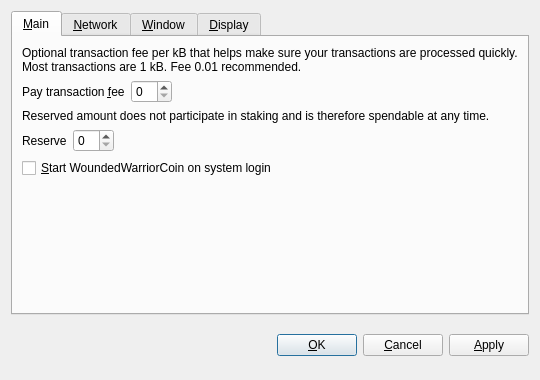
<?xml version="1.0" encoding="UTF-8"?>
<ui version="4.0">
 <class>OptionsDialog</class>
 <widget class="QDialog" name="OptionsDialog">
  <property name="geometry">
   <rect>
    <x>0</x>
    <y>0</y>
    <width>540</width>
    <height>380</height>
   </rect>
  </property>
  <property name="windowTitle">
   <string>Options</string>
  </property>
  <property name="modal">
   <bool>true</bool>
  </property>
  <layout class="QVBoxLayout" name="verticalLayout">
   <item>
    <widget class="QTabWidget" name="tabWidget">
     <property name="tabPosition">
      <enum>QTabWidget::North</enum>
     </property>
     <property name="currentIndex">
      <number>0</number>
     </property>
     <widget class="QWidget" name="tabMain">
      <attribute name="title">
       <string>&amp;Main</string>
      </attribute>
      <layout class="QVBoxLayout" name="verticalLayout_Main">
       <item>
        <widget class="QLabel" name="transactionFeeInfoLabel">
         <property name="text">
          <string>Optional transaction fee per kB that helps make sure your transactions are processed quickly. Most transactions are 1 kB. Fee 0.01 recommended.</string>
         </property>
         <property name="textFormat">
          <enum>Qt::PlainText</enum>
         </property>
         <property name="wordWrap">
          <bool>true</bool>
         </property>
        </widget>
       </item>
       <item>
        <layout class="QHBoxLayout" name="horizontalLayoutFee">
         <item>
          <widget class="QLabel" name="transactionFeeLabel">
           <property name="text">
            <string>Pay transaction &amp;fee</string>
           </property>
           <property name="textFormat">
            <enum>Qt::PlainText</enum>
           </property>
           <property name="buddy">
            <cstring>transactionFee</cstring>
           </property>
          </widget>
         </item>
         <item>
          <widget class="BitcoinAmountField" name="transactionFee"/>
         </item>
         <item>
          <spacer name="horizontalSpacerFee">
           <property name="orientation">
            <enum>Qt::Horizontal</enum>
           </property>
           <property name="sizeHint" stdset="0">
            <size>
             <width>40</width>
             <height>20</height>
            </size>
           </property>
          </spacer>
         </item>
        </layout>
       </item>
       <item>
        <widget class="QLabel" name="reserveBalanceInfoLabel">
         <property name="text">
          <string>Reserved amount does not participate in staking and is therefore spendable at any time.</string>
         </property>
         <property name="textFormat">
          <enum>Qt::PlainText</enum>
         </property>
         <property name="wordWrap">
          <bool>true</bool>
         </property>
        </widget>
       </item>
       <item>
        <layout class="QHBoxLayout" name="horizontalLayoutReserveBalance">
         <item>
          <widget class="QLabel" name="reserveBalanceLabel">
           <property name="text">
            <string>Reserve</string>
           </property>
           <property name="textFormat">
            <enum>Qt::PlainText</enum>
           </property>
           <property name="buddy">
            <cstring>reserveBalance</cstring>
           </property>
          </widget>
         </item>
         <item>
          <widget class="BitcoinAmountField" name="reserveBalance"/>
         </item>
         <item>
          <spacer name="horizontalSpacerReserveBalance">
           <property name="orientation">
            <enum>Qt::Horizontal</enum>
           </property>
           <property name="sizeHint" stdset="0">
            <size>
             <width>40</width>
             <height>20</height>
            </size>
           </property>
          </spacer>
         </item>
        </layout>
       </item>
       <item>
        <widget class="QCheckBox" name="bitcoinAtStartup">
         <property name="toolTip">
          <string>Automatically start WoundedWarriorCoin after logging in to the system.</string>
         </property>
         <property name="text">
          <string>&amp;Start WoundedWarriorCoin on system login</string>
         </property>
        </widget>
       </item>
       <item>
        <spacer name="verticalSpacer_Main">
         <property name="orientation">
          <enum>Qt::Vertical</enum>
         </property>
         <property name="sizeHint" stdset="0">
          <size>
           <width>20</width>
           <height>40</height>
          </size>
         </property>
        </spacer>
       </item>
      </layout>
     </widget>
     <widget class="QWidget" name="tabNetwork">
      <attribute name="title">
       <string>&amp;Network</string>
      </attribute>
      <layout class="QVBoxLayout" name="verticalLayout_Network">
       <item>
        <widget class="QCheckBox" name="mapPortUpnp">
         <property name="toolTip">
          <string>Automatically open the WoundedWarriorCoin client port on the router. This only works when your router supports UPnP and it is enabled.</string>
         </property>
         <property name="text">
          <string>Map port using &amp;UPnP</string>
         </property>
        </widget>
       </item>
       <item>
        <widget class="QCheckBox" name="connectSocks">
         <property name="toolTip">
          <string>Connect to the WoundedWarriorCoin network through a SOCKS proxy (e.g. when connecting through Tor).</string>
         </property>
         <property name="text">
          <string>&amp;Connect through SOCKS proxy:</string>
         </property>
        </widget>
       </item>
       <item>
        <layout class="QHBoxLayout" name="horizontalLayout_Network">
         <item>
          <widget class="QLabel" name="proxyIpLabel">
           <property name="text">
            <string>Proxy &amp;IP:</string>
           </property>
           <property name="textFormat">
            <enum>Qt::PlainText</enum>
           </property>
           <property name="buddy">
            <cstring>proxyIp</cstring>
           </property>
          </widget>
         </item>
         <item>
          <widget class="QValidatedLineEdit" name="proxyIp">
           <property name="maximumSize">
            <size>
             <width>140</width>
             <height>16777215</height>
            </size>
           </property>
           <property name="toolTip">
            <string>IP address of the proxy (e.g. 127.0.0.1)</string>
           </property>
          </widget>
         </item>
         <item>
          <widget class="QLabel" name="proxyPortLabel">
           <property name="text">
            <string>&amp;Port:</string>
           </property>
           <property name="textFormat">
            <enum>Qt::PlainText</enum>
           </property>
           <property name="buddy">
            <cstring>proxyPort</cstring>
           </property>
          </widget>
         </item>
         <item>
          <widget class="QLineEdit" name="proxyPort">
           <property name="maximumSize">
            <size>
             <width>55</width>
             <height>16777215</height>
            </size>
           </property>
           <property name="toolTip">
            <string>Port of the proxy (e.g. 9050)</string>
           </property>
          </widget>
         </item>
         <item>
          <widget class="QLabel" name="socksVersionLabel">
           <property name="text">
            <string>SOCKS &amp;Version:</string>
           </property>
           <property name="textFormat">
            <enum>Qt::PlainText</enum>
           </property>
           <property name="buddy">
            <cstring>socksVersion</cstring>
           </property>
          </widget>
         </item>
         <item>
          <widget class="QValueComboBox" name="socksVersion">
           <property name="toolTip">
            <string>SOCKS version of the proxy (e.g. 5)</string>
           </property>
          </widget>
         </item>
         <item>
          <spacer name="horizontalSpacer_Network">
           <property name="orientation">
            <enum>Qt::Horizontal</enum>
           </property>
           <property name="sizeHint" stdset="0">
            <size>
             <width>40</width>
             <height>20</height>
            </size>
           </property>
          </spacer>
         </item>
        </layout>
       </item>
       <item>
        <spacer name="verticalSpacer_Network">
         <property name="orientation">
          <enum>Qt::Vertical</enum>
         </property>
         <property name="sizeHint" stdset="0">
          <size>
           <width>20</width>
           <height>40</height>
          </size>
         </property>
        </spacer>
       </item>
      </layout>
     </widget>
     <widget class="QWidget" name="tabWindow">
      <attribute name="title">
       <string>&amp;Window</string>
      </attribute>
      <layout class="QVBoxLayout" name="verticalLayout_Window">
       <item>
        <widget class="QCheckBox" name="minimizeToTray">
         <property name="toolTip">
          <string>Show only a tray icon after minimizing the window.</string>
         </property>
         <property name="text">
          <string>&amp;Minimize to the tray instead of the taskbar</string>
         </property>
        </widget>
       </item>
       <item>
        <widget class="QCheckBox" name="minimizeOnClose">
         <property name="toolTip">
          <string>Minimize instead of exit the application when the window is closed. When this option is enabled, the application will be closed only after selecting Quit in the menu.</string>
         </property>
         <property name="text">
          <string>M&amp;inimize on close</string>
         </property>
        </widget>
       </item>
       <item>
        <spacer name="verticalSpacer_Window">
         <property name="orientation">
          <enum>Qt::Vertical</enum>
         </property>
         <property name="sizeHint" stdset="0">
          <size>
           <width>20</width>
           <height>40</height>
          </size>
         </property>
        </spacer>
       </item>
      </layout>
     </widget>
     <widget class="QWidget" name="tabDisplay">
      <attribute name="title">
       <string>&amp;Display</string>
      </attribute>
      <layout class="QVBoxLayout" name="verticalLayout_Display">
       <item>
        <layout class="QHBoxLayout" name="horizontalLayout_1_Display">
         <item>
          <widget class="QLabel" name="langLabel">
           <property name="text">
            <string>User Interface &amp;language:</string>
           </property>
           <property name="textFormat">
            <enum>Qt::PlainText</enum>
           </property>
           <property name="buddy">
            <cstring>lang</cstring>
           </property>
          </widget>
         </item>
         <item>
          <widget class="QValueComboBox" name="lang">
           <property name="toolTip">
            <string>The user interface language can be set here. This setting will take effect after restarting WoundedWarriorCoin.</string>
           </property>
          </widget>
         </item>
        </layout>
       </item>
       <item>
        <layout class="QHBoxLayout" name="horizontalLayout_2_Display">
         <item>
          <widget class="QLabel" name="unitLabel">
           <property name="text">
            <string>&amp;Unit to show amounts in:</string>
           </property>
           <property name="textFormat">
            <enum>Qt::PlainText</enum>
           </property>
           <property name="buddy">
            <cstring>unit</cstring>
           </property>
          </widget>
         </item>
         <item>
          <widget class="QValueComboBox" name="unit">
           <property name="toolTip">
            <string>Choose the default subdivision unit to show in the interface and when sending coins.</string>
           </property>
          </widget>
         </item>
        </layout>
       </item>
       <item>
        <widget class="QCheckBox" name="displayAddresses">
         <property name="toolTip">
          <string>Whether to show WoundedWarriorCoin addresses in the transaction list or not.</string>
         </property>
         <property name="text">
          <string>&amp;Display addresses in transaction list</string>
         </property>
        </widget>
       </item>
       <item>
        <widget class="QCheckBox" name="coinControlFeatures">
         <property name="toolTip">
          <string>Whether to show coin control features or not.</string>
         </property>
         <property name="text">
          <string>Display coin &amp;control features (experts only!)</string>
         </property>
        </widget>
       </item>
       <item>
        <spacer name="verticalSpacer_Display">
         <property name="orientation">
          <enum>Qt::Vertical</enum>
         </property>
         <property name="sizeHint" stdset="0">
          <size>
           <width>20</width>
           <height>40</height>
          </size>
         </property>
        </spacer>
       </item>
      </layout>
     </widget>
    </widget>
   </item>
   <item>
    <layout class="QHBoxLayout" name="horizontalLayout_Buttons">
     <item>
      <spacer name="horizontalSpacer_1">
       <property name="orientation">
        <enum>Qt::Horizontal</enum>
       </property>
       <property name="sizeHint" stdset="0">
        <size>
         <width>40</width>
         <height>48</height>
        </size>
       </property>
      </spacer>
     </item>
     <item>
      <widget class="QLabel" name="statusLabel">
       <property name="font">
        <font>
         <weight>75</weight>
         <bold>true</bold>
        </font>
       </property>
       <property name="text">
        <string/>
       </property>
       <property name="textFormat">
        <enum>Qt::PlainText</enum>
       </property>
       <property name="wordWrap">
        <bool>true</bool>
       </property>
      </widget>
     </item>
     <item>
      <spacer name="horizontalSpacer_2">
       <property name="orientation">
        <enum>Qt::Horizontal</enum>
       </property>
       <property name="sizeHint" stdset="0">
        <size>
         <width>40</width>
         <height>48</height>
        </size>
       </property>
      </spacer>
     </item>
     <item>
      <widget class="QPushButton" name="okButton">
       <property name="text">
        <string>&amp;OK</string>
       </property>
      </widget>
     </item>
     <item>
      <widget class="QPushButton" name="cancelButton">
       <property name="text">
        <string>&amp;Cancel</string>
       </property>
       <property name="autoDefault">
        <bool>false</bool>
       </property>
      </widget>
     </item>
     <item>
      <widget class="QPushButton" name="applyButton">
       <property name="text">
        <string>&amp;Apply</string>
       </property>
       <property name="autoDefault">
        <bool>false</bool>
       </property>
      </widget>
     </item>
    </layout>
   </item>
  </layout>
 </widget>
 <customwidgets>
  <customwidget>
   <class>BitcoinAmountField</class>
   <extends>QSpinBox</extends>
   <header>bitcoinamountfield.h</header>
  </customwidget>
  <customwidget>
   <class>QValueComboBox</class>
   <extends>QComboBox</extends>
   <header>qvaluecombobox.h</header>
  </customwidget>
  <customwidget>
   <class>QValidatedLineEdit</class>
   <extends>QLineEdit</extends>
   <header>qvalidatedlineedit.h</header>
  </customwidget>
 </customwidgets>
 <resources/>
 <connections/>
</ui>
